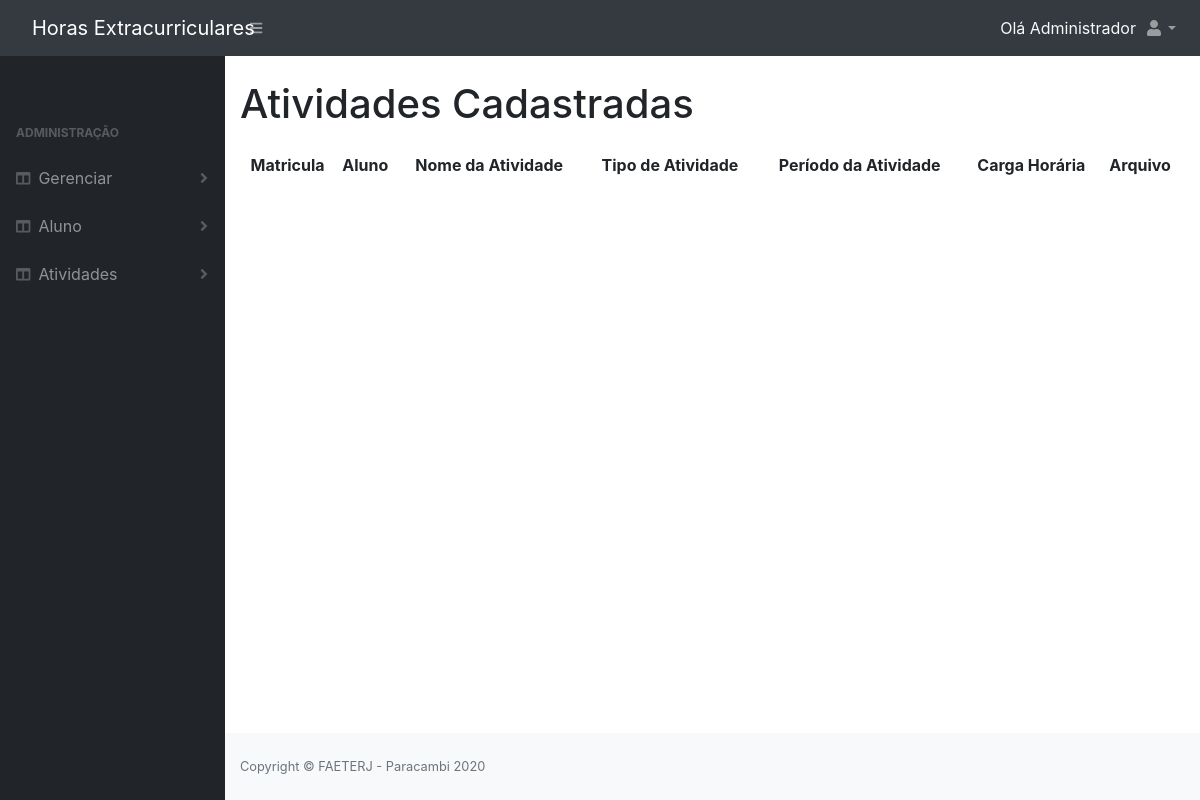
The app's page /atividadeCadastrada.php (signed in), older data.
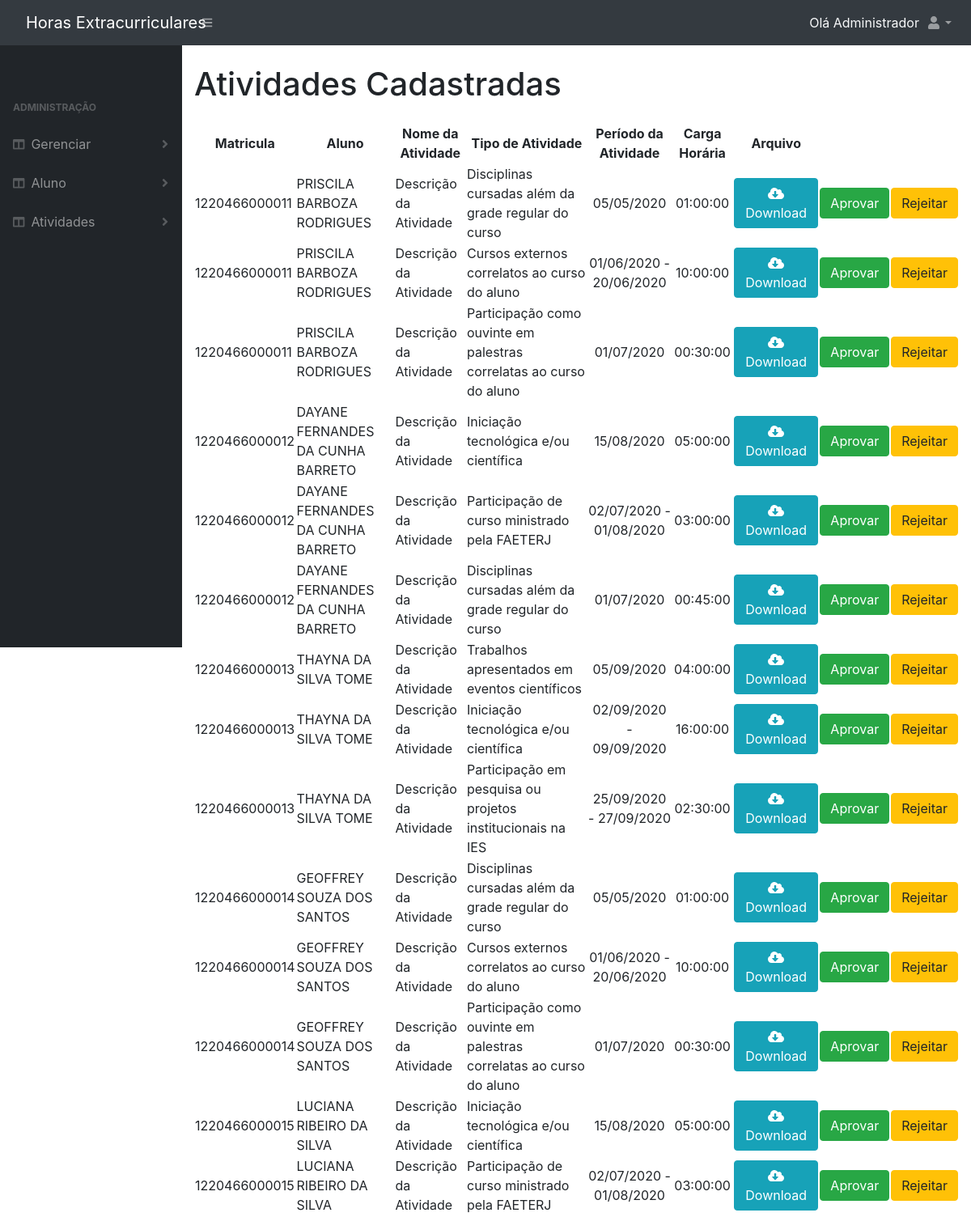
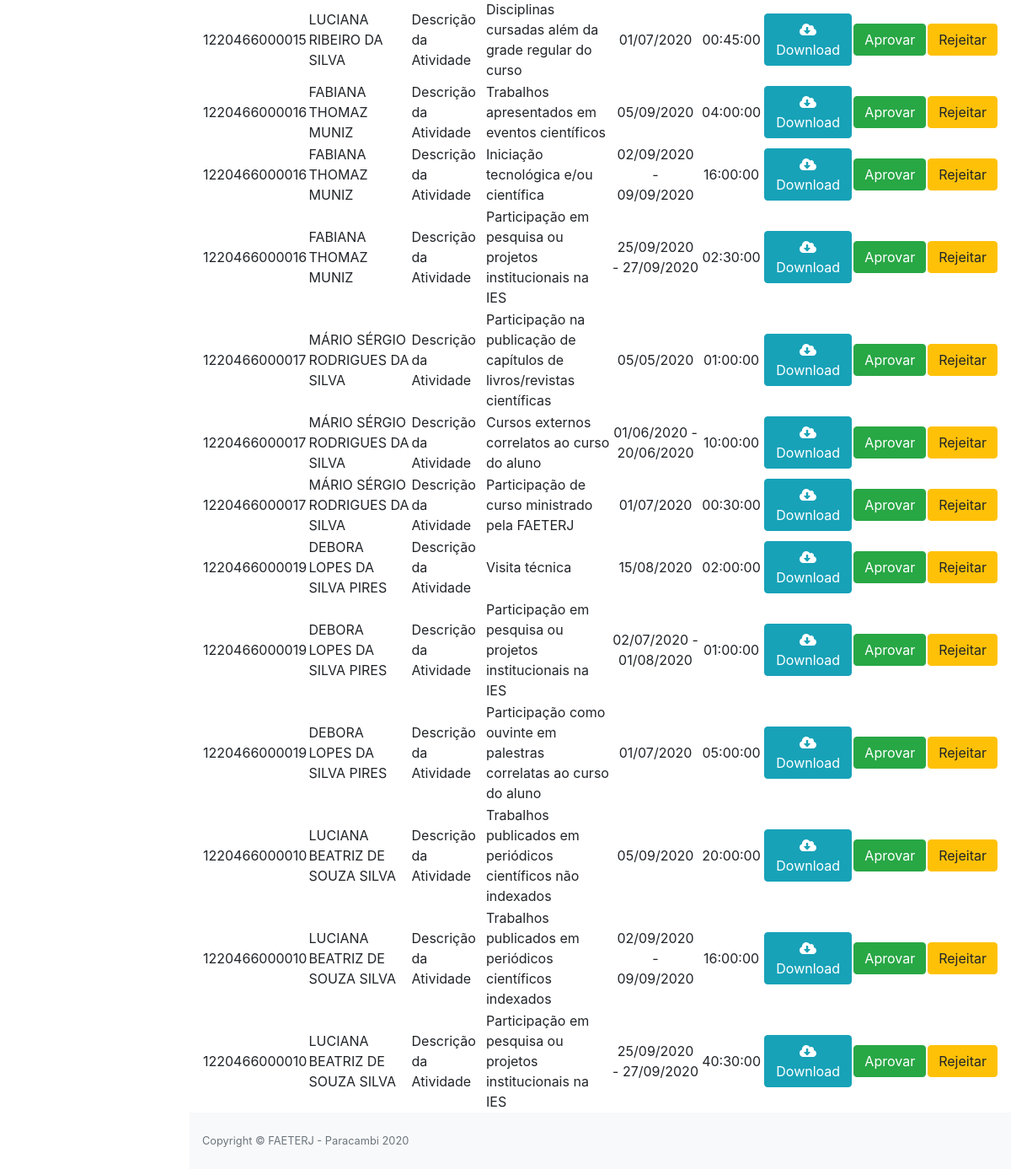
The same page, newer data (2 pictures, top to bottom).
### tables this page shows
CREATE TABLE IF NOT EXISTS `aluno_atividade` (
  `id` INT NOT NULL AUTO_INCREMENT,
  `descricao` VARCHAR(300) NOT NULL,
  `carga_horaria` TIME NOT NULL,
  `status` TINYINT NULL DEFAULT -1,
  `arquivo` VARCHAR(255) NOT NULL,
  `data_inicial` DATE NOT NULL,
  `data_final` DATE NOT NULL,
  `observacao` VARCHAR(1000) NULL,
  `motivo` VARCHAR(255) NULL,
  `aluno_id` INT NOT NULL,
  `atividade_id` INT NOT NULL,
  `administrador_id` INT NULL DEFAULT NULL,
  `data_registro` DATETIME NOT NULL DEFAULT CURRENT_TIMESTAMP,

  PRIMARY KEY (`id`, `aluno_id`, `atividade_id`),
   
   
  CONSTRAINT `aluno_atividade_ibfk_1`
    FOREIGN KEY (`atividade_id`)
    REFERENCES `atividade` (`id`),
  CONSTRAINT `aluno_atividade_ibfk_2`
    FOREIGN KEY (`aluno_id`)
    REFERENCES `aluno` (`id`));

CREATE TABLE IF NOT EXISTS `aluno` (
  `id` INT NOT NULL AUTO_INCREMENT,
  `matricula` VARCHAR(20) NOT NULL,
  `nome` VARCHAR(100) NOT NULL,
  `email` VARCHAR(150) NOT NULL,
  `senha` VARCHAR(32) NOT NULL,
  `turno` INT NOT NULL,
  `status` TINYINT NULL DEFAULT NULL,
  `info_cadastro` VARCHAR(100) NULL DEFAULT NULL,
  `data_registro` DATETIME NOT NULL DEFAULT CURRENT_TIMESTAMP,
  `curso_id` INT NOT NULL,
  `administrador_id` INT NULL DEFAULT NULL,
  PRIMARY KEY (`id`),
   
   
  CONSTRAINT `aluno_ibfk_1`
    FOREIGN KEY (`curso_id`)
    REFERENCES `curso` (`id`),
  CONSTRAINT `aluno_ibfk_2`
    FOREIGN KEY (`administrador_id`)
    REFERENCES `administrador` (`id`));

CREATE TABLE IF NOT EXISTS `atividade` (
  `id` INT NOT NULL AUTO_INCREMENT,
  `nome` VARCHAR(255) NOT NULL,
  `modo_comprovacao` VARCHAR(255) NULL DEFAULT NULL,
  `max_horas` INT NOT NULL,
  `data_registro` DATETIME NOT NULL DEFAULT CURRENT_TIMESTAMP,
  PRIMARY KEY (`id`));

### class/AlunoAtividadeDao.php (called while the page is built, shortened)
<?php
require_once 'DB.php';
abstract class AlunoAtividadeDao extends DB
{
    protected $table;
    public function listarAtividadeCadastrada()
    {
        $sql = "SELECT al.matricula, al.nome AS aluno, at.nome, a.*
                FROM $this->table a INNER JOIN atividade at ON a.atividade_id = at.id
                INNER JOIN aluno al ON a.aluno_id = al.id
                where a.status = -1";
        $stmt = DB::prepare($sql);
        $stmt->execute();
        return $stmt->fetchAll();
    }
}

### class/DB.php (called while the page is built, shortened)
<?php
class DB{
	private static $instance;
	public static function getInstance(){
		if(!isset(self::$instance)){
			try {
				self::$instance = new PDO('mysql:host=' . DB_HOST . ';dbname=' . DB_NAME, DB_USER, DB_PASS, array(PDO::MYSQL_ATTR_INIT_COMMAND => "SET NAMES utf8"));
				self::$instance->setAttribute( PDO::ATTR_ERRMODE, PDO::ERRMODE_EXCEPTION);
				self::$instance->setAttribute(PDO::ATTR_DEFAULT_FETCH_MODE, PDO::FETCH_OBJ);
			} catch (PDOException $e) {
				echo $e->getMessage();
			}
		}
		return self::$instance;
	}
	public static function prepare($sql){
		return self::getInstance()->prepare($sql);
	}
}

### atividadeCadastrada.php (the view, shortened to what this page needs)
<?php
require_once 'include/topo.php';
$alunoAtividade = new AlunoAtividade();
?>
<div class="container-fluid">
    <div class="form-row">
        <div class="form-group col-md-10">
            <h1>Atividades Cadastradas</h1>
        </div>
    </div>
    <table id="listar" class="display" style="width:100%">
        <thead class="text-center">
            <tr>
                <th>Matricula</th>
                <th>Aluno</th>
                <th>Nome da Atividade</th>
                <th>Tipo de Atividade</th>
                <th>Período da Atividade</th>
                <th>Carga Horária</th>
                <th>Arquivo</th>
                <th></th>
                <th></th>
            </tr>
        </thead>
        <?php foreach ($alunoAtividade->listarAtividadeCadastrada() as $key => $value) :
            $periodo = ($value->data_inicial == $value->data_final) ? date("d/m/Y", strtotime($value->data_inicial)) : date("d/m/Y", strtotime($value->data_inicial)) . " - " . date("d/m/Y", strtotime($value->data_final));
        ?>
            <tr>
                <td><?php echo $value->matricula; ?></td>
                <td><?php echo $value->aluno; ?></td>
                <td><?php echo $value->descricao; ?></td>
                <td><?php echo $value->nome; ?></td>
                <td class="text-center"><?php echo $periodo; ?> </td>
                <td class="text-center"><?php echo $value->carga_horaria; ?></td>
                <td class="text-center">
                    <a class="btn btn-info" href="arquivos/<?php echo $value->arquivo; ?>" download="<?php echo $value->descricao; ?>">
                        <i class="fas fa-cloud-download-alt"></i> Download
                    </a>
                </td>
                <td class="text-center">
                    <button type="button" class="btn btn-success" data-toggle="modal" data-target="#aprovar" onclick="preencheDados('aprovar', <?php echo '\'' . $value->id . '\''?>)">Aprovar</button>
                </td>
                <td class="text-center">
                    <button type="button" class="btn btn-warning" data-toggle="modal" data-target="#rejeitar" onclick="preencheDados('rejeitar', <?php echo $value->id; ?>)">Rejeitar</button>
                </td>
            </tr>
        <?php endforeach; ?>
    </table>
</div>
<?php require_once 'include/rodape.php' ?>

Row changes from the older to the newer data that the page shows:
added aluno_atividade: aluno.matricula "1220466000011", aluno.nome "PRISCILA BARBOZA RODRIGUES", descricao "Descrição da Atividade", atividade.nome "Disciplinas cursadas além da grade regular do curso", periodo "05/05/2020", carga_horaria "01:00:00"
added aluno_atividade: aluno.matricula "1220466000011", aluno.nome "PRISCILA BARBOZA RODRIGUES", descricao "Descrição da Atividade", atividade.nome "Cursos externos correlatos ao curso do aluno", periodo "01/06/2020 - 20/06/2020", carga_horaria "10:00:00"
added aluno_atividade: aluno.matricula "1220466000011", aluno.nome "PRISCILA BARBOZA RODRIGUES", descricao "Descrição da Atividade", atividade.nome "Participação como ouvinte em palestras correlatas ao curso do aluno", periodo "01/07/2020", carga_horaria "00:30:00"
added aluno_atividade: aluno.matricula "1220466000012", aluno.nome "DAYANE FERNANDES DA CUNHA BARRETO", descricao "Descrição da Atividade", atividade.nome "Iniciação tecnológica e/ou científica", periodo "15/08/2020", carga_horaria "05:00:00"
added aluno_atividade: aluno.matricula "1220466000012", aluno.nome "DAYANE FERNANDES DA CUNHA BARRETO", descricao "Descrição da Atividade", atividade.nome "Participação de curso ministrado pela FAETERJ", periodo "02/07/2020 - 01/08/2020", carga_horaria "03:00:00"
added aluno_atividade: aluno.matricula "1220466000012", aluno.nome "DAYANE FERNANDES DA CUNHA BARRETO", descricao "Descrição da Atividade", atividade.nome "Disciplinas cursadas além da grade regular do curso", periodo "01/07/2020", carga_horaria "00:45:00"
added aluno_atividade: aluno.matricula "1220466000013", aluno.nome "THAYNA DA SILVA TOME", descricao "Descrição da Atividade", atividade.nome "Trabalhos apresentados em eventos científicos", periodo "05/09/2020", carga_horaria "04:00:00"
added aluno_atividade: aluno.matricula "1220466000013", aluno.nome "THAYNA DA SILVA TOME", descricao "Descrição da Atividade", atividade.nome "Iniciação tecnológica e/ou científica", periodo "02/09/2020 - 09/09/2020", carga_horaria "16:00:00"
added aluno_atividade: aluno.matricula "1220466000013", aluno.nome "THAYNA DA SILVA TOME", descricao "Descrição da Atividade", atividade.nome "Participação em pesquisa ou projetos institucionais na IES", periodo "25/09/2020 - 27/09/2020", carga_horaria "02:30:00"
added aluno_atividade: aluno.matricula "1220466000014", aluno.nome "GEOFFREY SOUZA DOS SANTOS", descricao "Descrição da Atividade", atividade.nome "Disciplinas cursadas além da grade regular do curso", periodo "05/05/2020", carga_horaria "01:00:00"
added aluno_atividade: aluno.matricula "1220466000014", aluno.nome "GEOFFREY SOUZA DOS SANTOS", descricao "Descrição da Atividade", atividade.nome "Cursos externos correlatos ao curso do aluno", periodo "01/06/2020 - 20/06/2020", carga_horaria "10:00:00"
added aluno_atividade: aluno.matricula "1220466000014", aluno.nome "GEOFFREY SOUZA DOS SANTOS", descricao "Descrição da Atividade", atividade.nome "Participação como ouvinte em palestras correlatas ao curso do aluno", periodo "01/07/2020", carga_horaria "00:30:00"
added aluno_atividade: aluno.matricula "1220466000015", aluno.nome "LUCIANA RIBEIRO DA SILVA", descricao "Descrição da Atividade", atividade.nome "Iniciação tecnológica e/ou científica", periodo "15/08/2020", carga_horaria "05:00:00"
added aluno_atividade: aluno.matricula "1220466000015", aluno.nome "LUCIANA RIBEIRO DA SILVA", descricao "Descrição da Atividade", atividade.nome "Participação de curso ministrado pela FAETERJ", periodo "02/07/2020 - 01/08/2020", carga_horaria "03:00:00"
added aluno_atividade: aluno.matricula "1220466000015", aluno.nome "LUCIANA RIBEIRO DA SILVA", descricao "Descrição da Atividade", atividade.nome "Disciplinas cursadas além da grade regular do curso", periodo "01/07/2020", carga_horaria "00:45:00"
added aluno_atividade: aluno.matricula "1220466000016", aluno.nome "FABIANA THOMAZ MUNIZ", descricao "Descrição da Atividade", atividade.nome "Trabalhos apresentados em eventos científicos", periodo "05/09/2020", carga_horaria "04:00:00"
added aluno_atividade: aluno.matricula "1220466000016", aluno.nome "FABIANA THOMAZ MUNIZ", descricao "Descrição da Atividade", atividade.nome "Iniciação tecnológica e/ou científica", periodo "02/09/2020 - 09/09/2020", carga_horaria "16:00:00"
added aluno_atividade: aluno.matricula "1220466000016", aluno.nome "FABIANA THOMAZ MUNIZ", descricao "Descrição da Atividade", atividade.nome "Participação em pesquisa ou projetos institucionais na IES", periodo "25/09/2020 - 27/09/2020", carga_horaria "02:30:00"
added aluno_atividade: aluno.matricula "1220466000017", aluno.nome "MÁRIO SÉRGIO RODRIGUES DA SILVA", descricao "Descrição da Atividade", atividade.nome "Participação na publicação de capítulos de livros/revistas científicas", periodo "05/05/2020", carga_horaria "01:00:00"
added aluno_atividade: aluno.matricula "1220466000017", aluno.nome "MÁRIO SÉRGIO RODRIGUES DA SILVA", descricao "Descrição da Atividade", atividade.nome "Cursos externos correlatos ao curso do aluno", periodo "01/06/2020 - 20/06/2020", carga_horaria "10:00:00"
added aluno_atividade: aluno.matricula "1220466000017", aluno.nome "MÁRIO SÉRGIO RODRIGUES DA SILVA", descricao "Descrição da Atividade", atividade.nome "Participação de curso ministrado pela FAETERJ", periodo "01/07/2020", carga_horaria "00:30:00"
added aluno_atividade: aluno.matricula "1220466000019", aluno.nome "DEBORA LOPES DA SILVA PIRES", descricao "Descrição da Atividade", atividade.nome "Visita técnica", periodo "15/08/2020", carga_horaria "02:00:00"
added aluno_atividade: aluno.matricula "1220466000019", aluno.nome "DEBORA LOPES DA SILVA PIRES", descricao "Descrição da Atividade", atividade.nome "Participação em pesquisa ou projetos institucionais na IES", periodo "02/07/2020 - 01/08/2020", carga_horaria "01:00:00"
added aluno_atividade: aluno.matricula "1220466000019", aluno.nome "DEBORA LOPES DA SILVA PIRES", descricao "Descrição da Atividade", atividade.nome "Participação como ouvinte em palestras correlatas ao curso do aluno", periodo "01/07/2020", carga_horaria "05:00:00"
added aluno_atividade: aluno.matricula "1220466000010", aluno.nome "LUCIANA BEATRIZ DE SOUZA SILVA", descricao "Descrição da Atividade", atividade.nome "Trabalhos publicados em periódicos científicos não indexados", periodo "05/09/2020", carga_horaria "20:00:00"
added aluno_atividade: aluno.matricula "1220466000010", aluno.nome "LUCIANA BEATRIZ DE SOUZA SILVA", descricao "Descrição da Atividade", atividade.nome "Trabalhos publicados em periódicos científicos indexados", periodo "02/09/2020 - 09/09/2020", carga_horaria "16:00:00"
added aluno_atividade: aluno.matricula "1220466000010", aluno.nome "LUCIANA BEATRIZ DE SOUZA SILVA", descricao "Descrição da Atividade", atividade.nome "Participação em pesquisa ou projetos institucionais na IES", periodo "25/09/2020 - 27/09/2020", carga_horaria "40:30:00"
